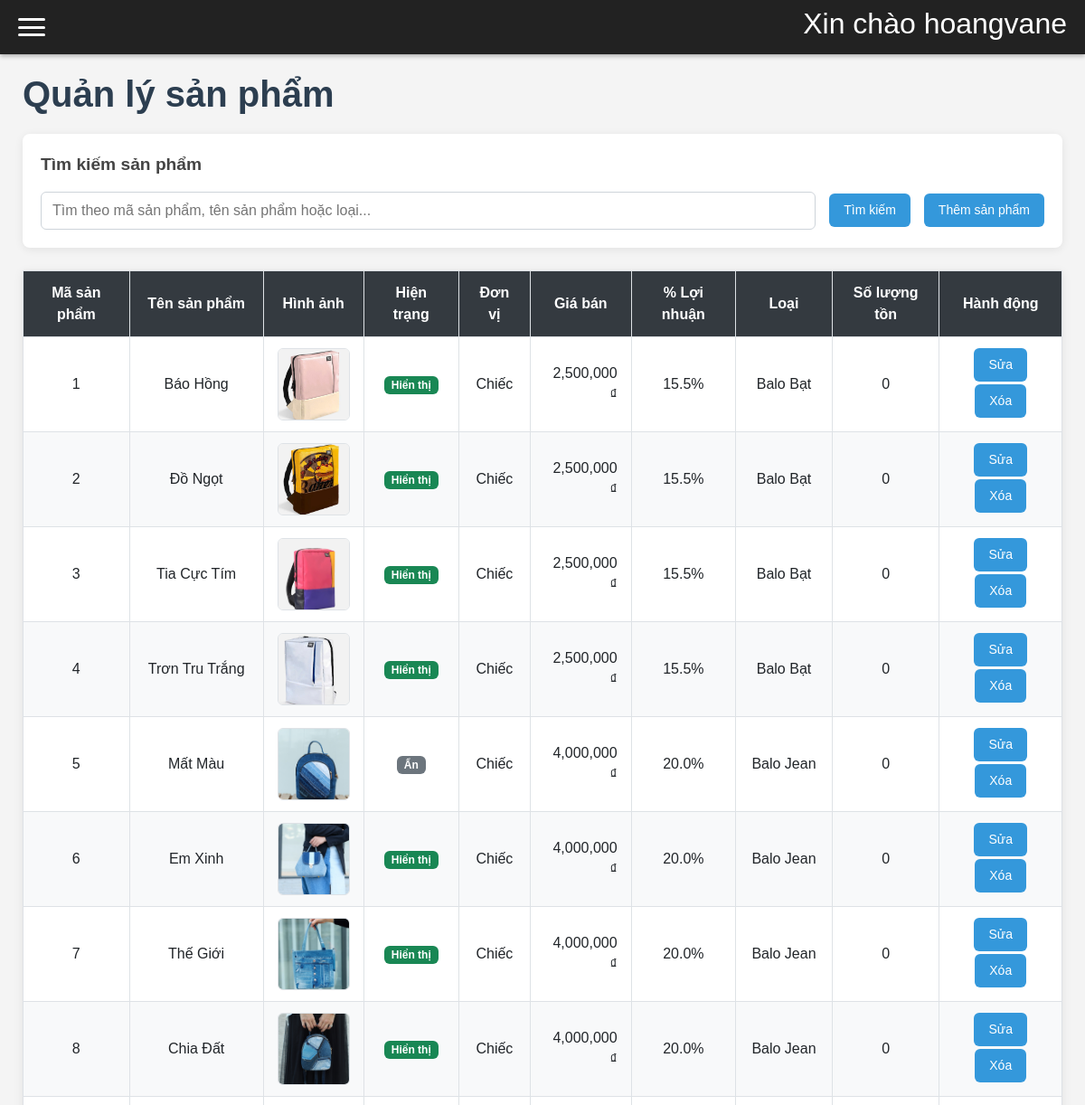
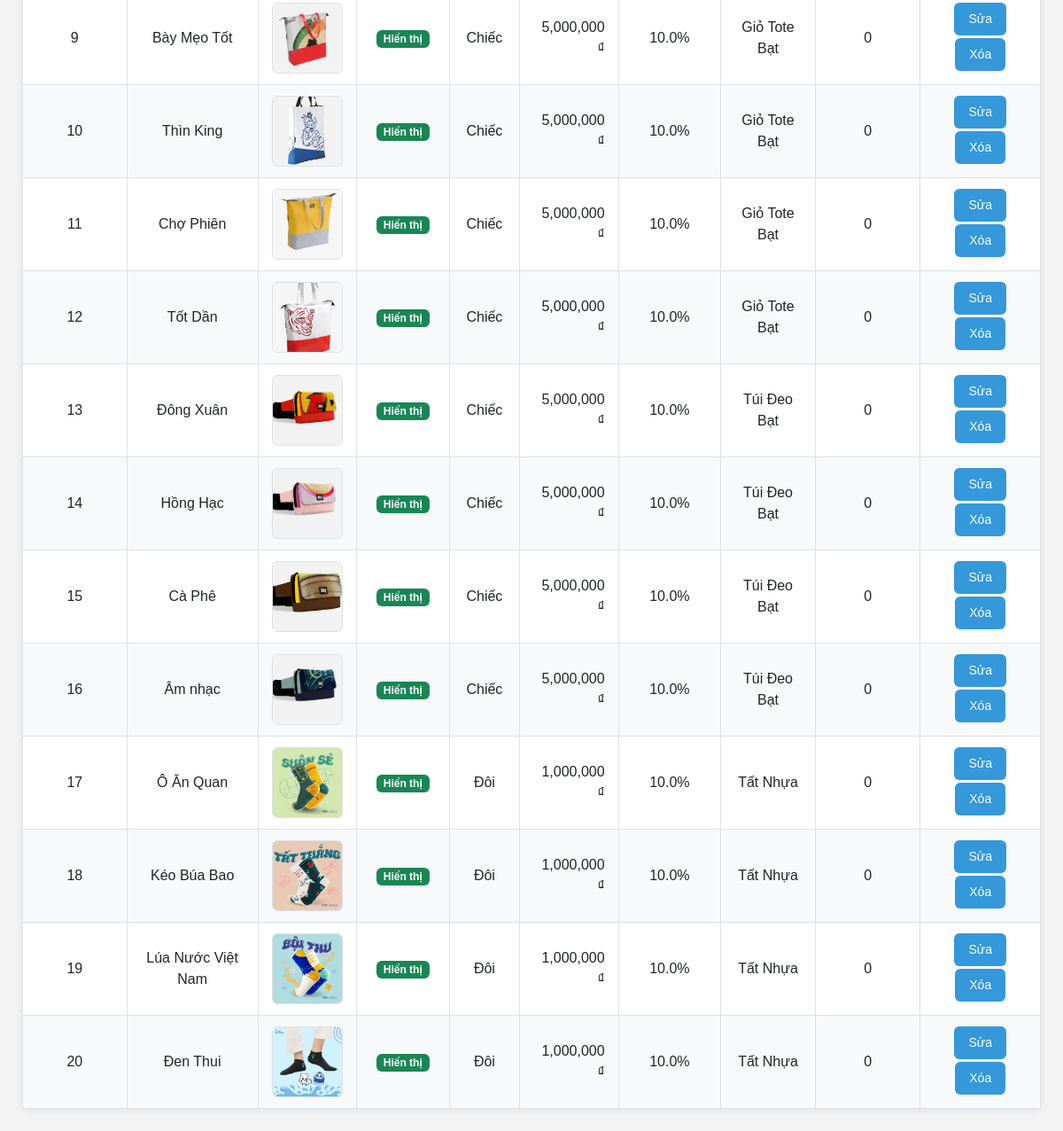
Screenshot of /admin.php?page=product (signed in) with the database file from the repository (2 pictures, top to bottom).
### tables this page shows
CREATE TABLE sanpham(
    masp int auto_increment primary key not null,
    tensp varchar(225) not null,
    hientrang varchar(20) not null,
    donvitinh varchar(20) not null,
    motasp varchar(225) not null,
    soluongtontheolo int not null DEFAULT 0,
    hinhanh varchar(225) not null,
    phantramloinhuanmongmuon float not null check(phantramloinhuanmongmuon > 0),
    giabandexuat float not null check(giabandexuat > 0),
    maloai varchar(20),
    foreign key (maloai) references loai(maloai)
);

CREATE TABLE loai(
    maloai varchar(20) primary key not null,
    tenloai varchar(20) not null unique,
    mota varchar(225) not null
);

### product.php (the view, shortened to what this page needs)
<?php
require_once 'db.php';
$keyword = trim($_GET['keyword'] ?? '');
$sql = "
    SELECT sp.*, l.tenloai
    FROM sanpham sp
    LEFT JOIN loai l ON sp.maloai = l.maloai
    WHERE 1=1
";
$sql .= " ORDER BY sp.masp ASC";
$stmt = mysqli_prepare($conn, $sql);
mysqli_stmt_execute($stmt);
$result = mysqli_stmt_get_result($stmt);
?>
<!DOCTYPE html>
<html lang="vi">
<head>
    <link href="https://cdn.jsdelivr.net/npm/bootstrap@5.3.3/dist/css/bootstrap.min.css" rel="stylesheet">
</head>
<body>
    <h1>Quản lý sản phẩm</h1>
    <div class="filter-container">
        <div class="filter-title">Tìm kiếm sản phẩm</div>
        <form method="get" action="admin.php" class="filter-form">
            <div class="filter-group">
                <input type="text"
                       name="keyword"
                       class="filter-input"
                       placeholder="Tìm theo mã sản phẩm, tên sản phẩm hoặc loại..."
                       value="<?= htmlspecialchars($keyword) ?>">
            </div>
            <button type="submit" class="btn-filter">Tìm kiếm</button>
            <a href="add.php" class="btn-filter ms-auto">Thêm sản phẩm</a>
        </form>
    </div>
    <table id="main-table">
        <thead>
            <tr>
                <th>Mã sản phẩm</th>
                <th>Tên sản phẩm</th>
                <th>Hình ảnh</th>
                <th>Hiện trạng</th>
                <th>Đơn vị</th>
                <th>Giá bán</th>
                <th>% Lợi nhuận</th>
                <th>Loại</th>
                <th>Số lượng tồn</th>
                <th>Hành động</th>
            </tr>
        </thead>
        <tbody>
            <?php if (mysqli_num_rows($result) > 0): ?>
                <?php while ($row = mysqli_fetch_assoc($result)): ?>
                    <tr>
                        <td data-label="Mã sản phẩm"><?= htmlspecialchars($row['masp']) ?></td>
                        <td data-label="Tên sản phẩm"><?= htmlspecialchars($row['tensp'] ?? 'Chưa có tên') ?></td>
                        <td data-label="Hình ảnh" class="text-center">
                            <?php if (!empty($row['hinhanh']) && file_exists("img/" . $row['hinhanh'])): ?>
                                <img src="img/<?= htmlspecialchars($row['hinhanh']) ?>"
                                     width="80" height="80"
                                     alt="<?= htmlspecialchars($row['tensp'] ?? 'Sản phẩm') ?>">
                            <?php else: ?>
                                <span class="text-muted">Không có ảnh</span>
                            <?php endif; ?>
                        </td>
                        <td data-label="Hiện trạng" class="text-center">
                            <?php if ($row['hientrang'] === 'Hiển Thị'): ?>
                                <span class="badge bg-success">Hiển thị</span>
                            <?php else: ?>
                                <span class="badge bg-secondary">Ẩn</span>
                            <?php endif; ?>
                        </td>
                        <td data-label="Đơn vị"><?= htmlspecialchars($row['donvitinh'] ?? '-') ?></td>
                        <td data-label="Giá bán" class="text-end">
                            <?= number_format($row['giabandexuat'] ?? 0) ?> ₫
                        </td>
                        <td data-label="% Lợi nhuận" class="text-center">
                            <?= number_format($row['phantramloinhuanmongmuon'] ?? 0, 1) ?>%
                        </td>
                        <td data-label="Loại"><?= htmlspecialchars($row['tenloai'] ?? 'Chưa phân loại') ?></td>
                        <td data-label="Số lượng tồn" class="text-center">
                            <?= number_format($row['soluongtontheolo'] ?? 0) ?>
                        </td>
                        <td data-label="Hành động" class="text-center">
                            <a href="edit.php?id=<?= $row['masp'] ?>"
                               class="btn btn-filter btn-sm">Sửa</a>
                            <a href="delete.php?id=<?= $row['masp'] ?>"
                               class="btn btn-filter btn-sm"
                               onclick="return confirm('Bạn có chắc muốn xóa sản phẩm này?')">
                                Xóa
                            </a>
                        </td>
                    </tr>
                <?php endwhile; ?>
            <?php endif; ?>
        </tbody>
    </table>
</body>
</html>

### admin.php (shortened to what this page needs)
<?php
$page = isset($_GET['page']) ? $_GET['page'] : 'tongquan';
?>
<!DOCTYPE html>
<html lang="vi">
<head>
</head>
<body>
<div class="mobile-header">
    <div class="hamburger" id="hamburger">
        <span></span><span></span><span></span>
    </div>
    <h2>Xin chào <?= htmlspecialchars($_SESSION['admin']) ?></h2>
</div>
<div class="content">
    <?php
    if (file_exists($page . ".php")) {
        include $page . ".php";
    } else {
        echo "<h1>Trang không tồn tại</h1>";
    }
    ?>
</div>
</body>
</html>

### admin.php (style rules this page uses)
* { margin: 0; padding: 0; box-sizing: border-box; }
body { font-family: Arial, sans-serif; background: #f4f4f4; min-height: 100vh; }
.mobile-header { background: #222; color: white; padding: 12px 20px; position: fixed; top: 0; left: 0; right: 0; z-index: 1000; display: flex; justify-content: space-between; align-items: center; height: 60px; box-shadow: 0 2px 5px rgba(0,0,0,0.3); }
.hamburger { width: 30px; height: 20px; cursor: pointer; display: flex; flex-direction: column; justify-content: space-between; }
.hamburger span { width: 100%; height: 3px; background: white; border-radius: 2px; transition: 0.3s; }
.content { padding: 80px 25px 25px; transition: margin-left 0.3s ease; }

### product.php (style rules this page uses)
body { font-family: Arial, sans-serif; background: #f4f4f4; min-height: 100vh; margin: 0; }
h1 { color: #2c3e50; margin-bottom: 20px; font-weight: bold; }
.filter-container { background: white; padding: 20px; border-radius: 8px; box-shadow: 0 2px 10px rgba(0,0,0,0.08); margin-bottom: 25px; }
.filter-title { font-size: 1.2rem; font-weight: 600; margin-bottom: 15px; color: #444; }
.filter-form { display: flex; flex-wrap: wrap; gap: 15px; align-items: flex-end; }
.filter-group { flex: 1; min-width: 220px; }
.filter-input { width: 100%; padding: 8px 12px; border: 1px solid #ced4da; border-radius: 6px; font-size: 1rem; }
.btn-filter { display: inline-block; padding: 8px 16px; background: #3498db; color: white; border-radius: 6px; text-decoration: none; font-size: 14px; border: none; cursor: pointer; transition: 0.2s; margin-bottom: 3px; }
table { width: 100%; border-collapse: collapse; background: white; box-shadow: 0 2px 10px rgba(0,0,0,0.08); margin-top: 20px; }
table th, table td { padding: 12px 15px; border: 1px solid #dee2e6; text-align: center; }
table th { background: #343a40; color: white; }
table tr:nth-child(even) { background: #f8f9fa; }
table img { border: 1px solid #dee2e6; border-radius: 6px; object-fit: cover; }

### rows the page displays
sanpham: masp "1", tensp "Báo Hồng", hinhanh (picture), hientrang "Hiển thị", donvitinh "Chiếc", giabandexuat "2,500,000", phantramloinhuanmongmuon "15.5", maloai.tenloai "Balo Bạt", soluongtontheolo "0"
sanpham: masp "2", tensp "Đồ Ngọt", hinhanh (picture), hientrang "Hiển thị", donvitinh "Chiếc", giabandexuat "2,500,000", phantramloinhuanmongmuon "15.5", maloai.tenloai "Balo Bạt", soluongtontheolo "0"
sanpham: masp "3", tensp "Tia Cực Tím", hinhanh (picture), hientrang "Hiển thị", donvitinh "Chiếc", giabandexuat "2,500,000", phantramloinhuanmongmuon "15.5", maloai.tenloai "Balo Bạt", soluongtontheolo "0"
sanpham: masp "4", tensp "Trơn Tru Trắng", hinhanh (picture), hientrang "Hiển thị", donvitinh "Chiếc", giabandexuat "2,500,000", phantramloinhuanmongmuon "15.5", maloai.tenloai "Balo Bạt", soluongtontheolo "0"
sanpham: masp "5", tensp "Mất Màu", hinhanh (picture), hientrang "Ẩn", donvitinh "Chiếc", giabandexuat "4,000,000", phantramloinhuanmongmuon "20.0", maloai.tenloai "Balo Jean", soluongtontheolo "0"
sanpham: masp "6", tensp "Em Xinh", hinhanh (picture), hientrang "Hiển thị", donvitinh "Chiếc", giabandexuat "4,000,000", phantramloinhuanmongmuon "20.0", maloai.tenloai "Balo Jean", soluongtontheolo "0"
sanpham: masp "7", tensp "Thế Giới", hinhanh (picture), hientrang "Hiển thị", donvitinh "Chiếc", giabandexuat "4,000,000", phantramloinhuanmongmuon "20.0", maloai.tenloai "Balo Jean", soluongtontheolo "0"
sanpham: masp "8", tensp "Chia Đất", hinhanh (picture), hientrang "Hiển thị", donvitinh "Chiếc", giabandexuat "4,000,000", phantramloinhuanmongmuon "20.0", maloai.tenloai "Balo Jean", soluongtontheolo "0"
sanpham: masp "9", tensp "Bày Mẹo Tốt", hinhanh (picture), hientrang "Hiển thị", donvitinh "Chiếc", giabandexuat "5,000,000", phantramloinhuanmongmuon "10.0", maloai.tenloai "Giỏ Tote Bạt", soluongtontheolo "0"
sanpham: masp "10", tensp "Thìn King", hinhanh (picture), hientrang "Hiển thị", donvitinh "Chiếc", giabandexuat "5,000,000", phantramloinhuanmongmuon "10.0", maloai.tenloai "Giỏ Tote Bạt", soluongtontheolo "0"
sanpham: masp "11", tensp "Chợ Phiên", hinhanh (picture), hientrang "Hiển thị", donvitinh "Chiếc", giabandexuat "5,000,000", phantramloinhuanmongmuon "10.0", maloai.tenloai "Giỏ Tote Bạt", soluongtontheolo "0"
sanpham: masp "12", tensp "Tốt Dần", hinhanh (picture), hientrang "Hiển thị", donvitinh "Chiếc", giabandexuat "5,000,000", phantramloinhuanmongmuon "10.0", maloai.tenloai "Giỏ Tote Bạt", soluongtontheolo "0"
sanpham: masp "13", tensp "Đông Xuân", hinhanh (picture), hientrang "Hiển thị", donvitinh "Chiếc", giabandexuat "5,000,000", phantramloinhuanmongmuon "10.0", maloai.tenloai "Túi Đeo Bạt", soluongtontheolo "0"
sanpham: masp "14", tensp "Hồng Hạc", hinhanh (picture), hientrang "Hiển thị", donvitinh "Chiếc", giabandexuat "5,000,000", phantramloinhuanmongmuon "10.0", maloai.tenloai "Túi Đeo Bạt", soluongtontheolo "0"
sanpham: masp "15", tensp "Cà Phê", hinhanh (picture), hientrang "Hiển thị", donvitinh "Chiếc", giabandexuat "5,000,000", phantramloinhuanmongmuon "10.0", maloai.tenloai "Túi Đeo Bạt", soluongtontheolo "0"
sanpham: masp "16", tensp "Âm nhạc", hinhanh (picture), hientrang "Hiển thị", donvitinh "Chiếc", giabandexuat "5,000,000", phantramloinhuanmongmuon "10.0", maloai.tenloai "Túi Đeo Bạt", soluongtontheolo "0"
sanpham: masp "17", tensp "Ô Ăn Quan", hinhanh (picture), hientrang "Hiển thị", donvitinh "Đôi", giabandexuat "1,000,000", phantramloinhuanmongmuon "10.0", maloai.tenloai "Tất Nhựa", soluongtontheolo "0"
sanpham: masp "18", tensp "Kéo Búa Bao", hinhanh (picture), hientrang "Hiển thị", donvitinh "Đôi", giabandexuat "1,000,000", phantramloinhuanmongmuon "10.0", maloai.tenloai "Tất Nhựa", soluongtontheolo "0"
sanpham: masp "19", tensp "Lúa Nước Việt Nam", hinhanh (picture), hientrang "Hiển thị", donvitinh "Đôi", giabandexuat "1,000,000", phantramloinhuanmongmuon "10.0", maloai.tenloai "Tất Nhựa", soluongtontheolo "0"
sanpham: masp "20", tensp "Đen Thui", hinhanh (picture), hientrang "Hiển thị", donvitinh "Đôi", giabandexuat "1,000,000", phantramloinhuanmongmuon "10.0", maloai.tenloai "Tất Nhựa", soluongtontheolo "0"

### other values shown
$_SESSION['admin'] "hoangvane"
